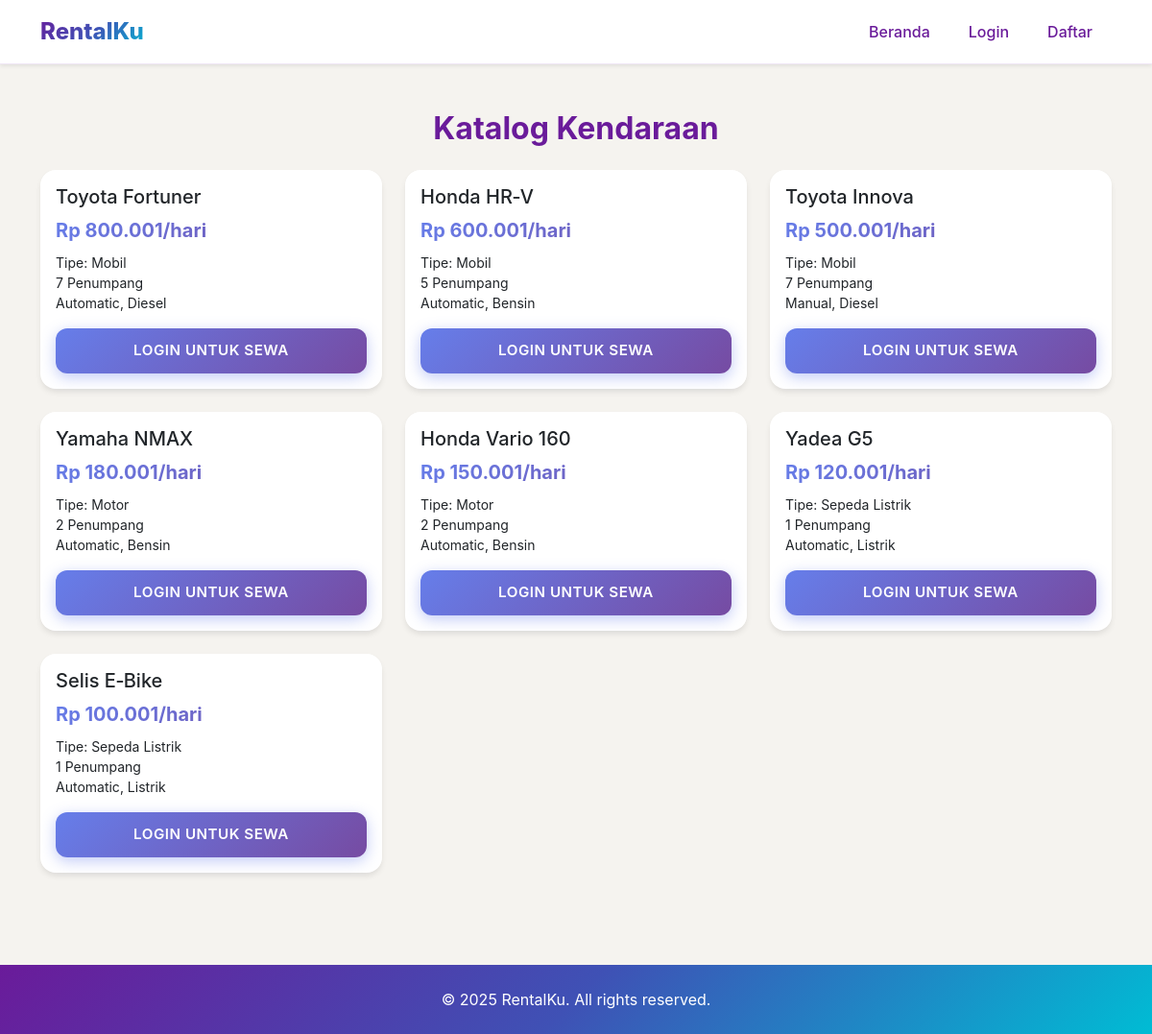
Screenshot of /vehicles.php with the database file from the repository.
### tables this page shows
CREATE TABLE `vehicles` (
  `id` int(10) UNSIGNED NOT NULL,
  `brand` varchar(100) NOT NULL,
  `model` varchar(100) NOT NULL,
  `plat_nomor` varchar(20) NOT NULL,
  `type_id` int(10) UNSIGNED NOT NULL,
  `price_per_day` int(10) UNSIGNED NOT NULL,
  `seats` tinyint(4) NOT NULL DEFAULT 1,
  `transmission` enum('Manual','Automatic') DEFAULT 'Manual',
  `fuel` enum('Bensin','Diesel','Listrik') DEFAULT 'Bensin',
  `image` varchar(255) DEFAULT NULL,
  `status` enum('Tersedia','Disewa','Servis') DEFAULT 'Tersedia',
  `created_at` timestamp NOT NULL DEFAULT current_timestamp(),
  `updated_at` timestamp NULL DEFAULT NULL ON UPDATE current_timestamp()
);

CREATE TABLE `vehicle_types` (
  `id` int(10) UNSIGNED NOT NULL,
  `type_name` varchar(50) NOT NULL
);

### includes/functions.php (called while the page is built, shortened)
<?php
function h(?string $str): string
{
    static $cache = [];
    $key = md5($str);
    if (!isset($cache[$key])) {
        $cache[$key] = htmlspecialchars($str, ENT_QUOTES, 'UTF-8');
    }
    return $cache[$key];
}

### vehicles.php (the view, shortened to what this page needs)
<?php
require_once __DIR__.'/includes/db.php';
require_once __DIR__.'/includes/functions.php';
include_once __DIR__.'/includes/header.php';
$vehicles = $pdo->query(
  "SELECT v.*, t.type_name
     FROM vehicles v
LEFT JOIN vehicle_types t ON t.id = v.type_id
 ORDER BY v.created_at DESC"
)->fetchAll();
?>
<section class="py-5">
  <div class="container">
    <h2 class="fw-bold text-center mb-4">Katalog Kendaraan</h2>
    <div class="row g-4">
      <?php foreach ($vehicles as $v): ?>
      <div class="col-md-4">
        <div class="card h-100 shadow-sm border-0">
          <div class="card-body">
            <h5 class="card-title"><?= h($v['brand'].' '.$v['model']); ?></h5>
            <p class="fw-bold text-gradient fs-5 mb-2">
            </p>
            <ul class="list-unstyled small mb-3">
              <li>Tipe: <?= h($v['type_name'] ?: 'Tidak diketahui'); ?></li>
              <li><?= h($v['seats']); ?> Penumpang</li>
              <li><?= h($v['transmission']); ?>, <?= h($v['fuel']); ?></li>
            </ul>
            <?php if (isset($_SESSION['user'])): ?>
              <a href="booking.php?vid=<?= $v['id']; ?>" class="btn btn-gradient w-100">
                Sewa Sekarang
              </a>
            <?php else: ?>
              <a href="login.php" class="btn btn-gradient w-100">
                Login untuk Sewa
              </a>
            <?php endif; ?>
          </div>
        </div>
      </div>
      <?php endforeach; ?>
    </div>
  </div>
</section>
<?php include_once __DIR__.'/includes/footer.php'; ?>

### assets/css/style.css (style rules this page uses)
:root { --elegant-cream: #f5f3ef; --elegant-navy: #1f2937; --elegant-sand: #c6a477; --elegant-olive: #748067; --elegant-charcoal: #2c2c2c; --elegant-muted: #7a7a7a; --pure-white: #ffffff; --soft-gray: #f8f9fa; --warm-sand: #b08b59; --muted-red: #a85a52; --medium-gray: #6c757d; --dark-text: #2c2c2c; --light-text: #7a7a7a; --border-color: #e0e0e0; --gradient-main: linear-gradient( 135deg, var(--vibrant-purple) 0%, var(--vibrant-blue) 50%, var(--vibrant-cyan) 100% ); --gradient-reverse: linear-gradient( 135deg, var(--vibrant-cyan) 0%, var(--vibrant-blue) 50%, var(--vibrant-purple) 100% ); --gradient-soft: linear-gradient( 135deg, rgba(106, 27, 154, 0.1) 0%, rgba(63, 81, 181, 0.1) 50%, rgba(0, 188, 212, 0.1) 100% ); --gradient-card: linear-gradient( 145deg, rgba(255, 255, 255, 0.9) 0%, rgba(248, 249, 250, 0.8) 100% ); --shadow-premium: 0 25px 70px -15px rgba(106, 27, 154, 0.3); --shadow-float: 0 35px 80px -15px rgba(106, 27, 154, 0.4); --shadow-card: 0 15px 35px rgba(106, 27, 154, 0.1); --shadow-button: 0 10px 25px rgba(106, 27, 154, 0.2); --glass-bg: rgba(255, 255, 255, 0.15); --glass-border: rgba(255, 255, 255, 0.2); --glass-backdrop: blur(25px); }
body { font-family: "Poppins", "Inter", -apple-system, BlinkMacSystemFont, sans-serif !important; background-color: var(--elegant-cream) !important; color: var(--elegant-charcoal) !important; font-weight: 400; }
.text-gradient { background: var(--gradient-main); background-clip: text; -webkit-background-clip: text; color: transparent; -webkit-text-fill-color: transparent; font-weight: 800; background-size: 200% 200%; animation: gradientShift 3s ease infinite; }
.btn-gradient { background: var(--gradient-main) !important; color: var(--pure-white); border: none; border-radius: 50px; padding: 15px 35px; font-weight: 700; font-size: 0.95rem; letter-spacing: 0.5px; text-transform: uppercase; box-shadow: var(--shadow-button); transition: all 0.4s cubic-bezier(0.175, 0.885, 0.32, 1.275); position: relative; overflow: hidden; backdrop-filter: blur(10px); border: 2px solid transparent; }
.btn-gradient::before { content: ""; position: absolute; top: -50%; left: -50%; width: 200%; height: 200%; background: linear-gradient( 45deg, transparent, rgba(255, 255, 255, 0.1), transparent ); transform: rotate(45deg); transition: all 0.6s; }
.btn-gradient::before { content: ""; position: absolute; top: 0; left: -100%; width: 100%; height: 100%; background: linear-gradient( 90deg, transparent, rgba(255, 255, 255, 0.2), transparent ); transition: left 0.5s; }
::placeholder { color: #999; font-style: italic; }
.card { border: none; border-radius: 20px; box-shadow: 0 8px 30px rgba(107, 70, 193, 0.1); transition: all 0.3s cubic-bezier(0.4, 0, 0.2, 1); backdrop-filter: blur(10px); background: rgba(255, 255, 255, 0.95); }
.btn { border-radius: 15px; font-weight: 500; padding: 10px 20px; transition: all 0.3s cubic-bezier(0.4, 0, 0.2, 1); border: 2px solid transparent; }
.light-theme { --bg-primary: #ffffff; --bg-secondary: #f8f9fa; --text-primary: #1f2937; --text-secondary: #6b7280; --border-color: #e5e7eb; }

### includes/header.php (style rules this page uses)
body { font-family: 'Inter', -apple-system, sans-serif; }
.btn-gradient { background: linear-gradient(135deg, #6a1b9a, #1976d2); color: white; border: none; padding: 12px 24px; border-radius: 25px; font-weight: 600; }
.text-gradient { background: linear-gradient(135deg, #6a1b9a, #1976d2); -webkit-background-clip: text; color: transparent; }
.btn-gradient { background: linear-gradient(135deg, #667eea 0%, #764ba2 100%) !important; color: white !important; border: none !important; border-radius: 12px !important; padding: 12px 24px !important; font-weight: 600 !important; transition: all 0.3s ease !important; box-shadow: 0 4px 15px rgba(102, 126, 234, 0.4) !important; }
.text-gradient { background: linear-gradient(135deg, #667eea 0%, #764ba2 100%) !important; -webkit-background-clip: text !important; background-clip: text !important; -webkit-text-fill-color: transparent !important; font-weight: 700 !important; }
.card { border-radius: 16px !important; box-shadow: 0 4px 6px -1px rgb(0 0 0 / 0.1) !important; transition: all 0.3s ease !important; border: none !important; }

### rows the page displays
vehicles: brand+model "Toyota Fortuner", vehicle_types.type_name "Mobil", seats "7", transmission "Automatic", fuel "Diesel"
vehicles: brand+model "Honda HR‑V", vehicle_types.type_name "Mobil", seats "5", transmission "Automatic", fuel "Bensin"
vehicles: brand+model "Toyota Innova", vehicle_types.type_name "Mobil", seats "7", transmission "Manual", fuel "Diesel"
vehicles: brand+model "Yamaha NMAX", vehicle_types.type_name "Motor", seats "2", transmission "Automatic", fuel "Bensin"
vehicles: brand+model "Honda Vario 160", vehicle_types.type_name "Motor", seats "2", transmission "Automatic", fuel "Bensin"
vehicles: brand+model "Yadea G5", vehicle_types.type_name "Sepeda Listrik", seats "1", transmission "Automatic", fuel "Listrik"
vehicles: brand+model "Selis E‑Bike", vehicle_types.type_name "Sepeda Listrik", seats "1", transmission "Automatic", fuel "Listrik"
